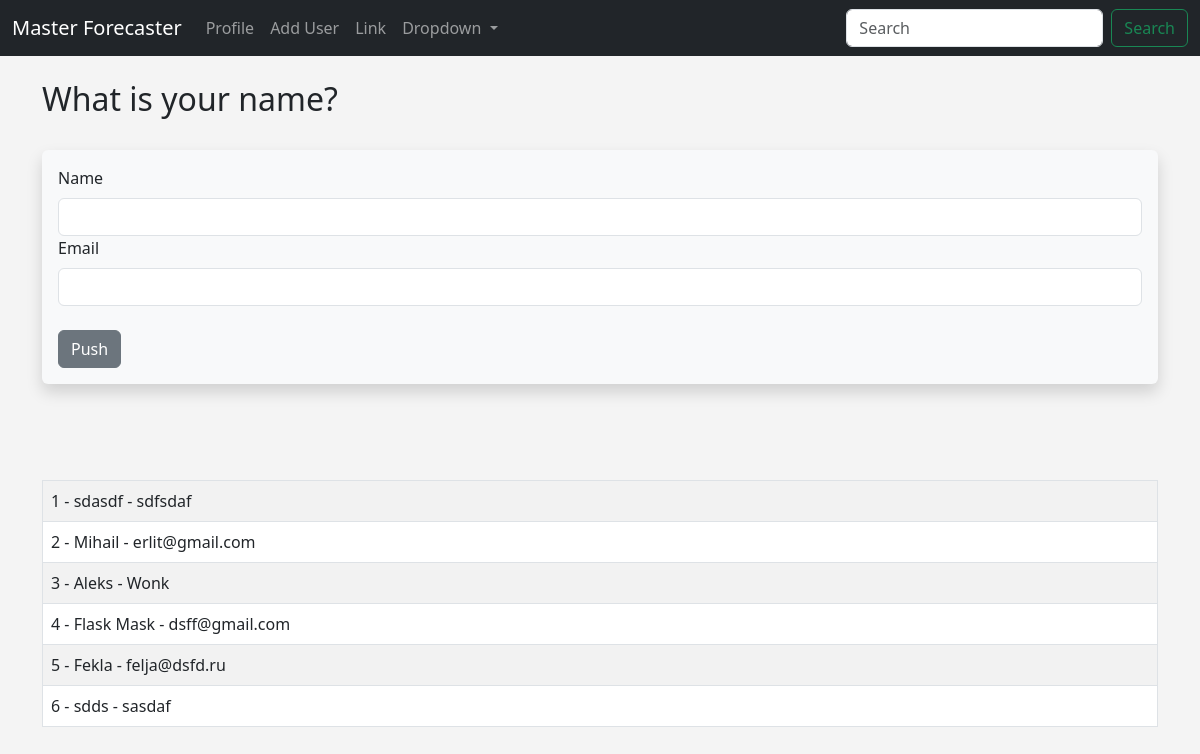
The page /user/add on the database as committed earlier.
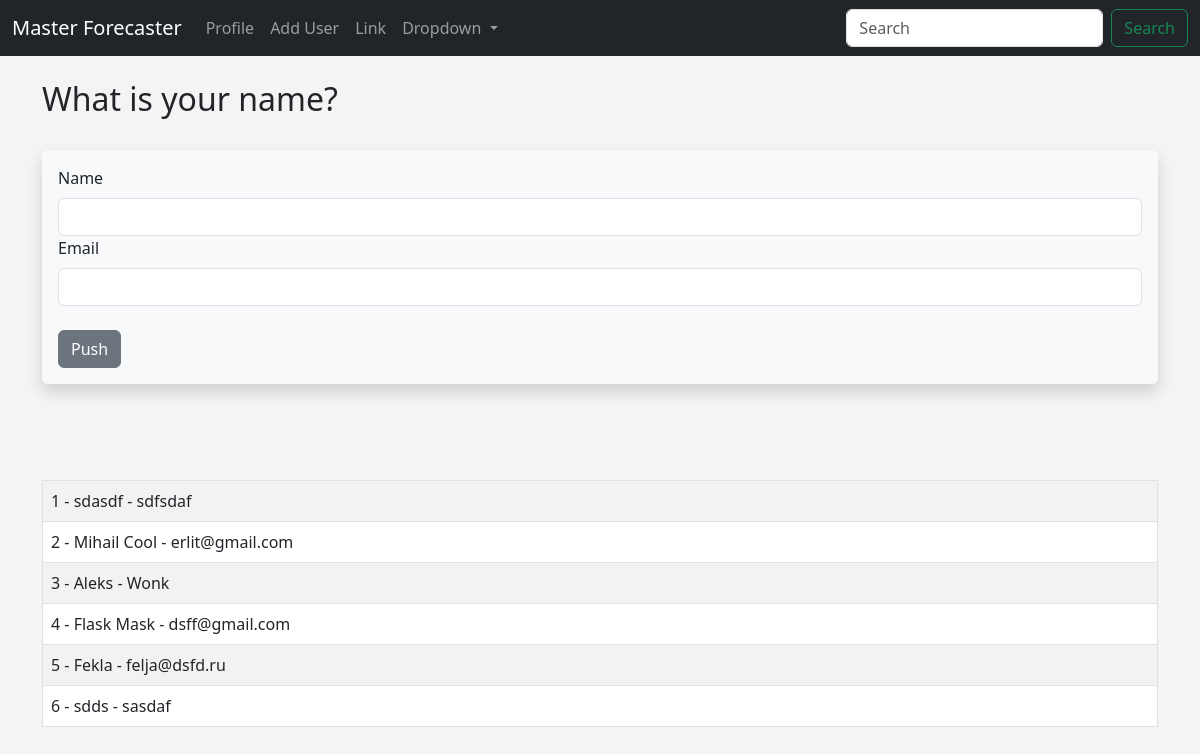
The same page on the database as committed later.
### hello.py (models this page shows, shortened)
class Users(db.Model):
    id = db.Column(db.Integer, primary_key = True)
    name = db.Column(db.String(200), nullable=False)
    email = db.Column(db.String(200), nullable=False, unique=True)
    date_added = db.Column(db.DateTime, default=datetime.utcnow())

### hello.py (the view, shortened to what this page needs)
@app.route('/user/add', methods = ['GET', 'POST'])
def add_user():
    name = None
    form = UserForm()
    our_users = Users.query.order_by(Users.date_added)
    return render_template('add_user.html', form=form, name=name, our_users=our_users)

### hello.py
class UserForm(FlaskForm):
    name = StringField('Name', validators=[DataRequired()])
    email = StringField('Email', validators=[DataRequired()])
    submit = SubmitField('Push')

### templates/add_user.html (shortened to what this page needs)
{% extends 'base.html' %}
{% block content %}
    {% if name %}
        <h2>User Added:</h2>
        <br/>
    <table class="table table-hover table-bordered table-striped">
        {% for our_user in our_users %}
        <tr>
        <td>{{ our_user.id }} - {{ our_user.name }} - {{ our_user.email }}<br/></td>
        </tr>
        {% endfor %}
    </table>
{% else %}
    <h2>What is your name?</h2></br>
    <div class="shadow p-3 mb-5 bg-body-tertiary rounded">
        <form method="POST">
            {{ form.name.label(class="form-label") }}
            {{ form.name(class="form-control") }}
            {{ form.email.label(class="form-label") }}
            {{ form.email(class="form-control") }}
            <br/>
            {{ form.submit(class="btn btn-secondary") }}
        </form>
    </div>
    <br/><br/>
    <table class="table table-hover table-bordered table-striped">
        {% for our_user in our_users %}
        <tr>
        <td>{{ our_user.id }} - {{ our_user.name }} - {{ our_user.email }}<br/></td>
        </tr>
        {% endfor %}
    </table>
{% endif %}
{% endblock %}

### templates/base.html (shortened to what this page needs)
<!doctype html>
<html lang="en">
  <head>
    <link href="https://cdn.jsdelivr.net/npm/bootstrap@5.3.0-alpha1/dist/css/bootstrap.min.css" rel="stylesheet">
    <link href="{{ url_for('static', filename='css/style.css') }}" rel="stylesheet">
  </head>
  <body>
  {% include 'navbar.html' %}
  <br/>
  <div class="container">
    {% block content %}
    {% endblock %}
  </div>
  </body>
</html>

### templates/navbar.html (shortened to what this page needs)
<nav class="navbar navbar-expand-lg navbar-dark bg-dark">
  <div class="container-fluid">
    <a class="navbar-brand" href="{{ url_for('index') }}">Master Forecaster</a>
    <div class="collapse navbar-collapse" id="navbarSupportedContent">
      <ul class="navbar-nav me-auto mb-2 mb-lg-0">
        <li class="nav-item">
          <a class="nav-link" href="{{ url_for('name') }}">Profile</a>
        </li>
        <li class="nav-item">
          <a class="nav-link" href="{{ url_for('add_user') }}">Add User</a>
        </li>
        <li class="nav-item">
          <a class="nav-link" href="{{ url_for('user', name = 'Miha') }}">Link</a>
        </li>
        <li class="nav-item dropdown">
          <a class="nav-link dropdown-toggle" href="#" role="button" data-bs-toggle="dropdown" aria-expanded="false">
            Dropdown
          </a>
        </li>
      </ul>
      <form class="d-flex" role="search">
        <input class="form-control me-2" type="search" placeholder="Search" aria-label="Search">
        <button class="btn btn-outline-success" type="submit">Search</button>
      </form>
    </div>
  </div>
</nav>

### static/css/style.css (style rules this page uses)
body { background: #f4f4f4; }

Rows that differ between the two databases and show on the page:
changed Users "erlit@gmail.com": name "Mihail" → "Mihail Cool"
